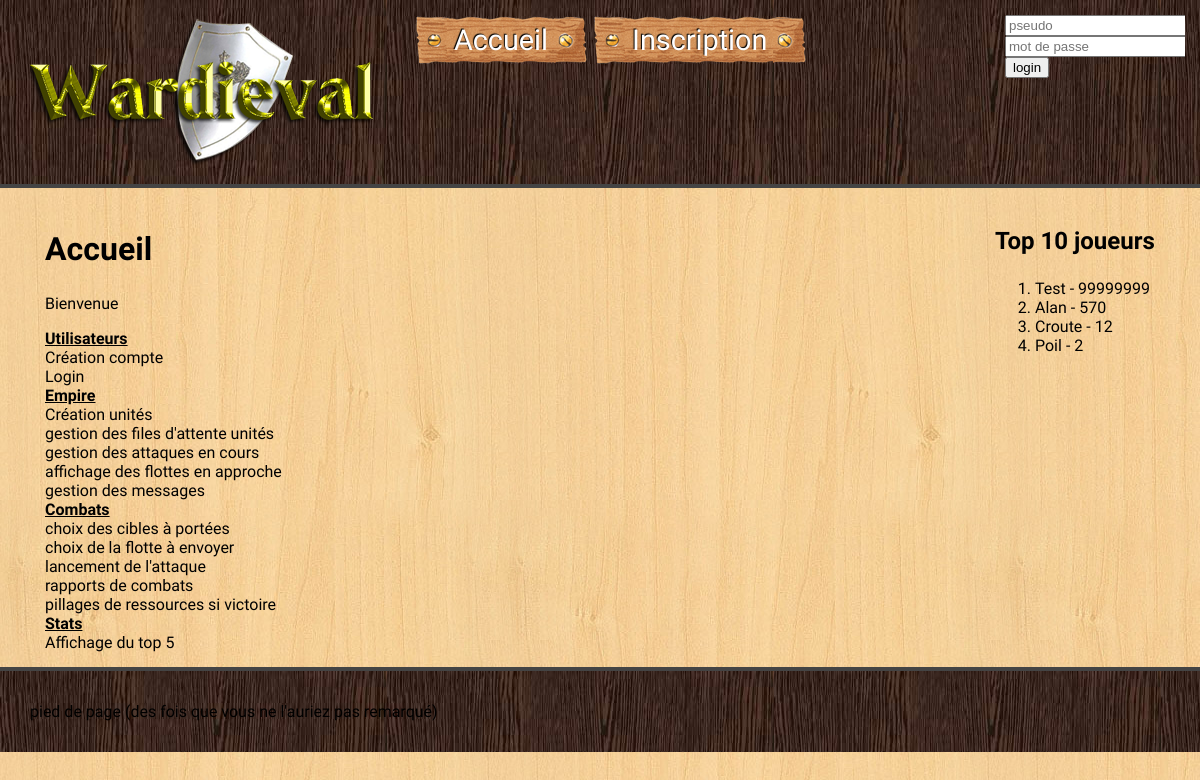
Before: / with the older database file.
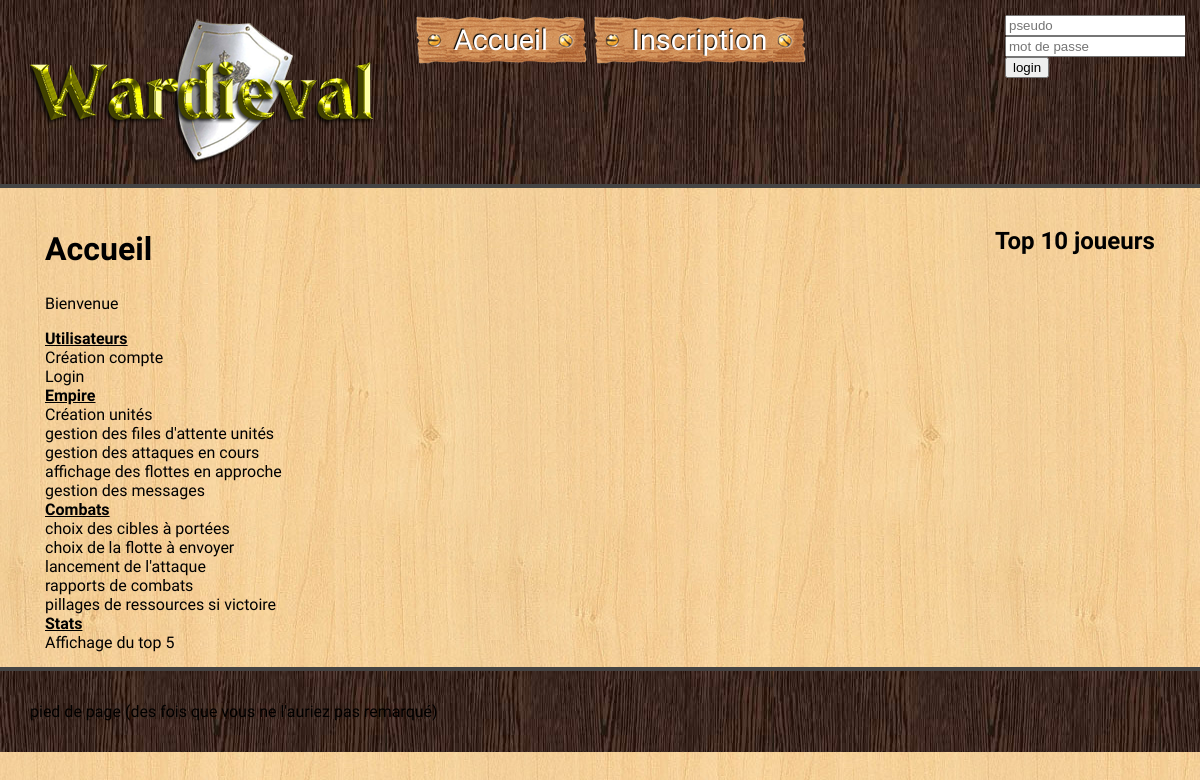
After: the same page with the newer database file.
### tables this page shows
CREATE TABLE IF NOT EXISTS `users` (
  `id` int(11) NOT NULL AUTO_INCREMENT,
  `pseudo` varchar(250) NOT NULL,
  `pass` varchar(250) NOT NULL,
  `last_refresh` datetime NOT NULL,
  `ressources` int(11) NOT NULL DEFAULT '20000',
  `score` int(11) NOT NULL DEFAULT '0',
  PRIMARY KEY (`id`)
);

### classes/User.class.php (called while the page is built, shortened)
<?php
class User {
    public static function isLoggued() {
        return false;
    }
    public static function get_users_list($limit = 200, $order_by = 'pseudo', $asc = 'ASC') {
        $order_by = @mysql_real_escape_string($order_by) . ' ' . @mysql_real_escape_string($asc);
        $sql = "SELECT id,pseudo,score FROM users ORDER BY $order_by LIMIT :limit ";
        $res = Db::prepare($sql);
        $res->bindParam(':limit', $limit, PDO::PARAM_INT);
        $res->execute();
        return $res->fetchAll(PDO::FETCH_ASSOC);
    }
}

### classes/Db.class.php (called while the page is built, shortened)
<?php
class Db {
    private static $instance;
    public static function getInstance() {
        if (! self::$instance) {
            self::$instance = new PDO('mysql:host=' . _DB_HOST_ . ';dbname=' . _DB_NAME_, _DB_USER_, _DB_PASS_, array(PDO::ATTR_ERRMODE                  => PDO::ERRMODE_EXCEPTION,
                                                                                                                      PDO::MYSQL_ATTR_INIT_COMMAND       => 'SET NAMES utf8',
                                                                                                                      PDO::MYSQL_ATTR_USE_BUFFERED_QUERY => true));
        }
        return self::$instance;
    }
    public static function prepare($sql) {
        return self::getInstance()->prepare($sql);
    }
}

### views/home.view.php (the view)
<div class="col-10">
    <h2>Accueil</h2>
    <p>Bienvenue</p>
    <ul>
        <li class="title">Utilisateurs</li>
        <li>Création compte</li>
        <li>Login</li>
        <li class="title">Empire</li>
        <li>Création unités</li>
        <li>gestion des files d'attente unités</li>
        <li>gestion des attaques en cours</li>
        <li>affichage des flottes en approche</li>
        <li>gestion des messages</li>
        <li class="title">Combats</li>
        <li>choix des cibles à portées</li>
        <li>choix de la flotte à envoyer</li>
        <li>lancement de l'attaque</li>
        <li>rapports de combats</li>
        <li>pillages de ressources si victoire</li>
        <li class="title">Stats</li>
        <li>Affichage du top 5</li>
    </ul>
</div>
<div class="col-2">
    <h3>Top 10 joueurs</h3>
    <ol>
        <?php
        $users = User::get_users_list(10, 'score', 'DESC');
        foreach ($users as $user)
            echo '<li>' . ucfirst(htmlentities($user['pseudo'])) . ' - ' . $user['score'] . '</li>';
        ?>
    </ol>
</div>

### index.php (shortened to what this page needs)
<?php
if(!isset($_POST['ajax']))
    include 'views/layout.php';

### views/global/header.php (shortened to what this page needs)
<!DOCTYPE html>
<html lang="fr">
<head>
    <link rel="stylesheet" href="https://ajax.googleapis.com/ajax/libs/jqueryui/1.11.4/themes/smoothness/jquery-ui.css">
    <link href="<?php echo _ROOT_CSS_ ?>style.css" rel="stylesheet">
    <link href="<?php echo _ROOT_CSS_ ?>jquery-impromptu.min.css" rel="stylesheet">
</head>
<body>
<header class="container-fluid">
    <div class="container">
        <div class="row">
            <div class="col-4 sm-full"><a href="<?php echo _ROOT_ ?>"
                                          title="Wardieval, jeu gratuit de stratègie médiévale"><img
                        src="<?php echo _ROOT_IMG_ ?>logo.png"></a></div>
            <nav class="col-6 sm-full">
                <ul>
                    <li><a class="btn-wood" href="<?php echo _ROOT_ ?>">Accueil</a></li>
                    <?php if (User::isLoggued()) { ?>
                        <li><a class="btn-wood" href="<?php echo _ROOT_ ?>empire">Mon Empire</a></li>
                        <li><a class="btn-wood" href="<?php echo _ROOT_ ?>war">Guerre</a></li>
                    <?php } else { ?>
                        <li><a class="btn-wood" href="<?php echo _ROOT_ ?>register">Inscription</a></li>
                    <?php } ?>
                </ul>
            </nav>
            <div class="col-2 user-infos sm-inline">
                <?php if(User::isLoggued()){ ?>
                    <ul>
                        <li>Score : <?php echo $user->score ?></li>
                        <li><i class="icon dollar"></i><span id="js-ressources"><?php echo $user->ressources ?></span>
                        </li>
                        <li><?php echo $user->pseudo ?> <a href="<?php echo _ROOT_ ?>home/logout">déconnexion</a></li>
                    </ul>
                <?php } else { ?>
                    <form id="login" action="<?php echo _ROOT_ ?>home/login" method="post">
                        <input type="text" name="pseudo" placeholder="pseudo">
                        <input type="password" name="pass" placeholder="mot de passe">
                        <input type="submit" name="submit" value="login">
                    </form>
                <?php } ?>
            </div>
        </div>
        </div>
    </header>

### views/layout.php
<?php include 'global/header.php' ?>
    <section class="container">
        <?php include $template ?>
    </section>
<?php include 'global/footer.php' ?>

### views/global/footer.php (shortened to what this page needs)
<footer class="container-fluid">
    <div class="container">
        <p>pied de page (des fois que vous ne l'auriez pas remarqué)</p>
    </div>
</footer>
</body>
</html>

### views/css/style.css (style rules this page uses)
* { box-sizing: border-box; }
fieldset,ul,h4 { margin:0; padding:0; list-style: none inside; }
body { background: url(../img/wood-pattern-light.jpg); font-size: 16px; font-family: 'Almendra', serif; margin:0; padding:0; width:100% }
footer { background-image: url(../img/wood-pattern-dark.jpg); border-top:4px solid #444; clear: both; }
a { text-decoration: none; color:#222; }
h1, h2, h3, legend { font-family: 'UnifrakturMaguntia', cursive; }
h2 { font-size: 2em; }
h3, legend { font-size: 1.5em; }
@media (min-width: 768px) { section.container, header .container, footer .container { width: 750px; } }
@media (min-width: 992px) { section.container, header .container, footer .container { width: 970px; } }
@media (min-width: 1200px) { section.container, header .container, footer .container { width: 1170px; } }
.container { margin: 0 auto; padding: 15px; overflow: hidden; }
.row { margin:0 -15px; padding:0; }
.container:after { content:" "; display: table; }
.col-1:before,.col-1:after,.col-2:before,.col-2:after,.col-3:before,.col-3:after,.col-4:before,.col-4:after,.col-5:before,.col-5:after,.col-6:before,.col-6:after,.col-7:before,.col-7:after,.col-8:before,.col-8:after,.col-9:before,.col-9:after,.col-10:before,.col-10:after,.col-11:before,.col-11:after,.col-12:before,.col-12:after { -webkit-box-sizing:border-box;-moz-box-sizing:border-box;box-sizing:border-box;clear:both }
.col-1, .col-2, .col-3, .col-4, .col-5, .col-6, .col-7, .col-8, .col-9, .col-10, .col-11, .col-12 { float: left; position: relative; min-height: 1px; padding-left: 15px; padding-right: 15px; }
.col-2 { width:16.66666667%; }
.col-4 { width:33.33333333%; }
.col-6 { width:50%; }
.col-10 { width:83.33333333%; }
.title { font-weight: bold; text-decoration: underline }
.btn-wood { color: #fff; font-size: 1.8em; text-shadow: -1px -1px 1px #000; height: 50px; line-height: 50px; display: inline-block; background: url(../img/btn-mid.png) repeat-x; }
.btn-wood:before { content: " "; float: left; position: relative; top: 0; left: -6px; background: url(../img/btn-left.png) no-repeat; display: block; height: 50px; width: 34px; }
.btn-wood:after { content: " "; float: right; position: relative; right: -6px; top: 0; bottom: 40px; background: url(../img/btn-right.png) no-repeat; display: block; height: 50px; width: 34px; }
header { background-image: url(../img/wood-pattern-dark.jpg); border-bottom: 4px solid #444; color: #ccc; padding: 0; }
header, header a { color: white }
nav li { font-family: 'UnifrakturMaguntia', cursive; margin-right: 12px; display: inline-block; }
nav li:last-child { margin-right: 0 }

Changed rows visible on the page:
removed users: pseudo "Test", score "99999999"
removed users: pseudo "Alan", score "570"
removed users: pseudo "Croute", score "12"
removed users: pseudo "Poil", score "2"
